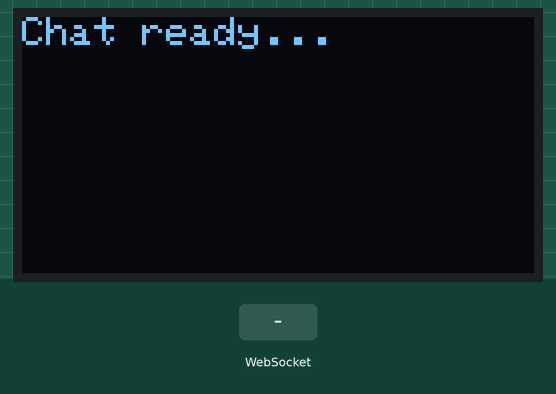
Bench run of a program on a simulated ESP32. Parts: 128×64 one-colour display. The inputs (shaded band) are chosen by the test bench. WiFi joins after 1.5 s; servers stay silent unless stated; random numbers use the default seed unless the program sets one; not simulated (calls return 0 or success): secrets.h; what the program prints to the serial monitor is not drawn.

Above: at 3.2 s.
3.3 s: WebSocket text "Enter" received
At 3.9 s:
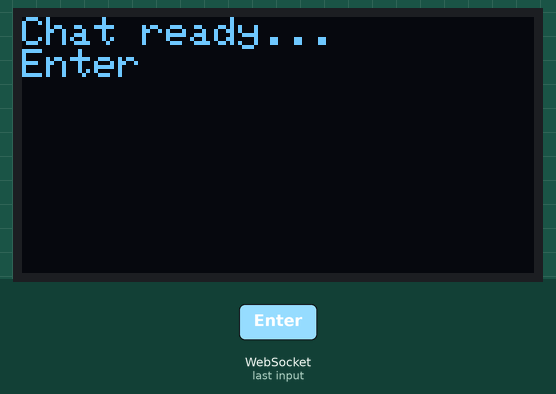
4.8 s: WebSocket text "1" received
Timing chart, 0 to 7.8 s (numbered marks = the images above; inputs shaded):
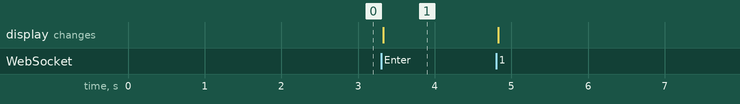

Measured:
- after the input at 3.3 s, the display: changes at once (image 1)

The program:

main.cpp
```cpp
#include <WiFi.h>
#include <WebServer.h>
#include <WebSocketsServer.h>
#include <Wire.h>
#include <Adafruit_GFX.h>
#include <Adafruit_SSD1306.h>
#include "secrets.h"

// OLED SCREEN
#define SCREEN_WIDTH 128
#define SCREEN_HEIGHT 64
Adafruit_SSD1306 display(SCREEN_WIDTH, SCREEN_HEIGHT, &Wire, -1);

const char* ssid = WIFI_SSID;
const char* password = WIFI_PASS;

WebServer server(80);
WebSocketsServer webSocket = WebSocketsServer(81);

// minimal Website in one string
const char* html = R"rawliteral(
<!DOCTYPE html>
<html>
<head>
  <meta name="viewport" content="width=device-width, initial-scale=1.0, maximum-scale=1.0, user-scalable=no">
  <style>
    * { box-sizing: border-box; }
    body {
      font-family: -apple-system, sans-serif;
      background: #121212; color: white;
      margin: 0; display: flex; flex-direction: column; height: 100vh;
    }
    #header { background: #1f1f1f; padding: 15px; text-align: center; border-bottom: 1px solid #333; font-weight: bold; }
    #chat {
      flex: 1; overflow-y: auto; padding: 15px;
      display: flex; flex-direction: column; gap: 8px;
    }
    .msg-box {
      background: #2c2c2c; padding: 8px 12px; border-radius: 12px;
      max-width: 85%; align-self: flex-start; word-wrap: break-word;
    }
    .footer {
      background: #1f1f1f; padding: 10px; display: flex; gap: 10px;
      border-top: 1px solid #333; padding-bottom: calc(10px + env(safe-area-inset-bottom));
    }
    input {
      flex: 1; background: #333; border: none; color: white;
      padding: 12px; border-radius: 20px; outline: none; font-size: 16px;
    }
    button {
      background: #007bff; border: none; color: white;
      padding: 0 20px; border-radius: 20px; font-weight: bold; cursor: pointer;
    }
  </style>
</head>
<body>
  <div id="header">Campfire</div>
  <div id="chat"></div>
  <div class="footer">
    <input id="msg" type="text" placeholder="Nachricht..." autocomplete="off">
    <button onclick="send()">Send</button>
  </div>

  <script>
    var user = prompt("Your Name:", "User_" + Math.floor(Math.random()*100));
    if(!user) user = "Guest";

    var ws = new WebSocket('ws://' + location.hostname + ':81/');
    var chat = document.getElementById('chat');
    var input = document.getElementById('msg');

    ws.onmessage = e => {
      chat.innerHTML += `<div class="msg-box">${e.data}</div>`;
      chat.scrollTop = chat.scrollHeight;
    };

    function send() {
      if(input.value.trim() != "") {
        ws.send(user + ": " + input.value);
        input.value = '';
      }
    }

    input.addEventListener("keypress", e => { if(e.key === "Enter") send(); });
  </script>
</body>
</html>
)rawliteral";

void updateOLED(String msg) {
  static int lineCount = 0;

  // If display is full (ca. 5-6 lines with Text size 1), delete
  if(lineCount >= 6) {
    display.clearDisplay();
    display.setCursor(0, 0);
    lineCount = 0;
  }

  display.println(msg);
  display.display();
  lineCount++;
}

void webSocketEvent(uint8_t num, WStype_t type, uint8_t * payload, size_t length) {
  if(type == WStype_TEXT) {
    String message = String((char*)payload);

    // 1. Send to all browsers
    webSocket.broadcastTXT(message);

    // 2. Show on OLED screen
    updateOLED(message);

    Serial.println("OLED: " + message);
  }
}

void setup() {
  Serial.begin(115200);

  // OLED init
  if(!display.begin(SSD1306_SWITCHCAPVCC, 0x3C)) {
    Serial.println("OLED not found");
  } else {
    display.clearDisplay();
    display.setTextSize(1);
    display.setTextColor(WHITE);
    display.setCursor(0, 0);
    display.println("Chat ready...");
    display.display();
  }

  delay(500);
  Serial.println("\nESP32 Chat-Server starting...");

  WiFi.begin(ssid, password);
  while(WiFi.status() != WL_CONNECTED) {
    delay(500);
    Serial.print(".");
  }

  Serial.println("\nConnected!");
  Serial.print("IP-Address: ");
  Serial.println(WiFi.localIP());

  server.on("/", []() {
    server.send(200, "text/html", html);
  });
  server.begin();

  webSocket.begin();
  webSocket.onEvent(webSocketEvent);
}

void loop() {
  webSocket.loop();
  server.handleClient();
}
```
